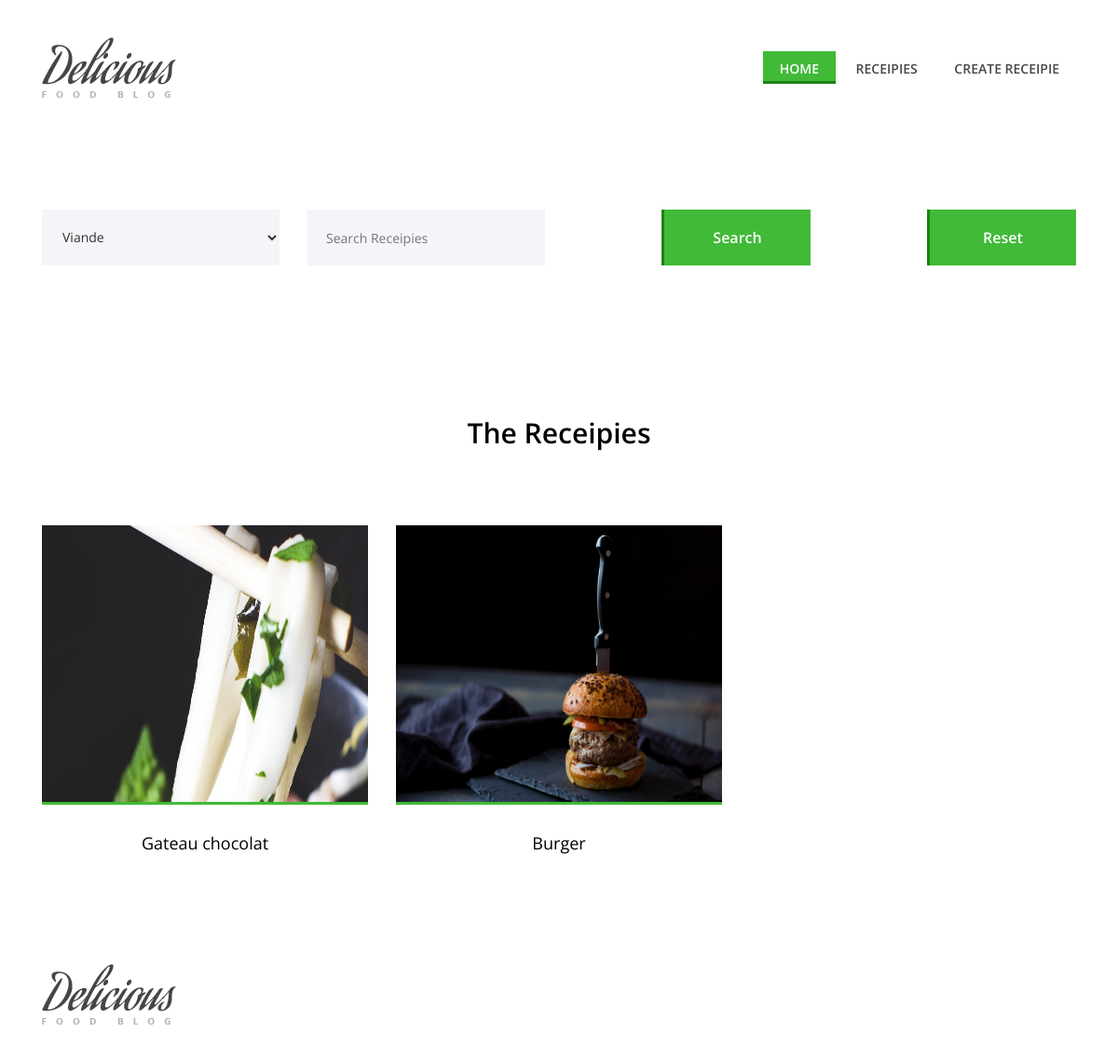
/index.php?page=recettes, run on the app's committed database.
### tables this page shows
CREATE TABLE `Recette` (
  `idRecette` int(11) NOT NULL AUTO_INCREMENT,
  `titre` varchar(50) NOT NULL,
  `tempsCuisson` time NOT NULL,
  `cheminPhoto` varchar(125) DEFAULT NULL,
  PRIMARY KEY (`idRecette`)
);

### src/models/Categorie.php (called while the page is built, shortened)
<?php
require_once __DIR__ . "/ConnexionDB.php";
class Categorie
{
    public static function GetAllCategories(){
        $sql = "SELECT * FROM Categorie";
        return ConnexionDB::DbRun($sql)->fetchAll(PDO::FETCH_OBJ);
    }
}

### src/models/ConnexionDB.php (called while the page is built, shortened)
<?php
class ConnexionDB
{
    public static function Db()
    {
        static $pdo = null;
        if ($pdo == null) {
            $dsn = "mysql:host=" . DB_HOST . ";dbname=" . DB_NAME . ";charset=utf8";
            $pdo = new PDO($dsn, DB_USER, DB_PASS);
            $pdo->setAttribute(PDO::ATTR_ERRMODE, PDO::ERRMODE_EXCEPTION);
            $pdo->setAttribute(PDO::ATTR_EMULATE_PREPARES, false);
        }
        return $pdo;
    }
    public static function DbRun($sql, $param = null)
    {
        $statement = self::Db()->prepare($sql);
        $result = $statement->execute($param);
        return $statement;
    }
}

### src/models/Recette.php (called while the page is built, shortened)
<?php
require_once __DIR__ . "/ConnexionDB.php";
class Recette
{
    public static function GetRecettes($sql){
        return ConnexionDB::DbRun($sql)->fetchAll(PDO::FETCH_OBJ);
    }
}

### src/models/SessionManager.php (called while the page is built, shortened)
<?php
require_once __DIR__ . "/../controllers/recettesController.php";
class SessionManager {
    public static function retrieveRecettesController() {
        if (isset($_SESSION['recettesController'])) {
            return unserialize($_SESSION['recettesController']);
        } else {
            return new RecettesController();
        }
    }
}

### src/controllers/utilitaireController.php (the view, shortened to what this page needs)
<?php
require_once __DIR__ . "/../models/Recette.php";
require_once __DIR__ . "/../models/Categorie.php";
function DisplaySelectCategorie()
{
    $categories = Categorie::GetAllCategories();
    $selectHTML = "";
    if (count($categories) > 0) {
        $selectHTML = "<select class='nice-select' name='selectCategorie' id='selectCategorie'>";
        foreach ($categories as $categorie) {
            $selectHTML .=  "<option value='$categorie->idCategorie'>$categorie->nom</option>";
        }
        $selectHTML .= "</select>";
    }
    return $selectHTML;
}

### src/controllers/recettesController.php (shortened to what this page needs)
<?php
require_once __DIR__ . "/../models/Recette.php";
require_once __DIR__ . "/../models/Categorie.php";
require_once __DIR__ . "/../models/SessionManager.php";
class RecettesController
{
    private $recettes = [];
    public function getRecettes()
    {
        return $this->recettes;
    }
    public function setRecettes($arrRecettes)
    {
        $this->recettes = $arrRecettes;
    }
    public function __construct()
    {
        $this->Filters("", "");
    }
    public function Filters($search, $idCategorie)
    {
        $sql = "SELECT * FROM Recette";
        $recettes = Recette::GetRecettes($sql);
    }
    public function DisplayRecettes()
    {
        $recettes = $this->getRecettes();
        $output = "";
        if (count($recettes) > 0) {
            foreach ($recettes as $recette) {
                $output .= "<div class='col-12 col-sm-6 col-lg-4'>
                <div class='single-best-receipe-area mb-30'>
                    <img style='height: 300px;' src='assets/imgUpload/$recette->cheminPhoto' alt=''>
                    <div class='receipe-content'>
                        <a href='index.php?page=viewRecette&idRecette=$recette->idRecette'>
                            <h5>$recette->titre</h5>
                        </a>
                    </div>
                </div>
            </div>";
            }
        } else {
            $output .= "Aucune recette trouvé.";
        }
        return $output;
    }
}
require_once "../src/views/recettes.php";

### public/assets/css/style.css (style rules this page uses)
* { margin: 0; padding: 0; }
body { font-family: "Open Sans", sans-serif; font-size: 14px; }
h1, h2, h3, h4, h5, h6 { color: #000000; line-height: 1.3; font-weight: 600; }
a, a:hover, a:focus { -webkit-transition-duration: 500ms; transition-duration: 500ms; text-decoration: none; outline: 0 solid transparent; color: #000000; font-weight: 600; font-size: 14px; color: #474747; }
img { height: auto; max-width: 100%; }
.mb-30 { margin-bottom: 30px !important; }
.nice-select { border: none; background-color: #f3f5f8; border-radius: 0; width: 100%; height: 60px; line-height: 60px; color: #2f2f2f; }
.nice-select::after { right: 20px; }
.single-best-receipe-area { position: relative; z-index: 1; }
.single-best-receipe-area img { border-bottom: 3px solid #40ba37; }
.single-best-receipe-area .receipe-content { padding-top: 30px; text-align: center; }
.single-best-receipe-area .receipe-content h5 { font-size: 18px; margin-bottom: 10px; font-weight: 400; -webkit-transition-duration: 500ms; transition-duration: 500ms; }

### data on the page
recette: cheminPhoto (picture), titre "Gateau chocolat"
recette: cheminPhoto (picture), titre "Burger"

### other printed values
form field selectCategorie "Viande"
